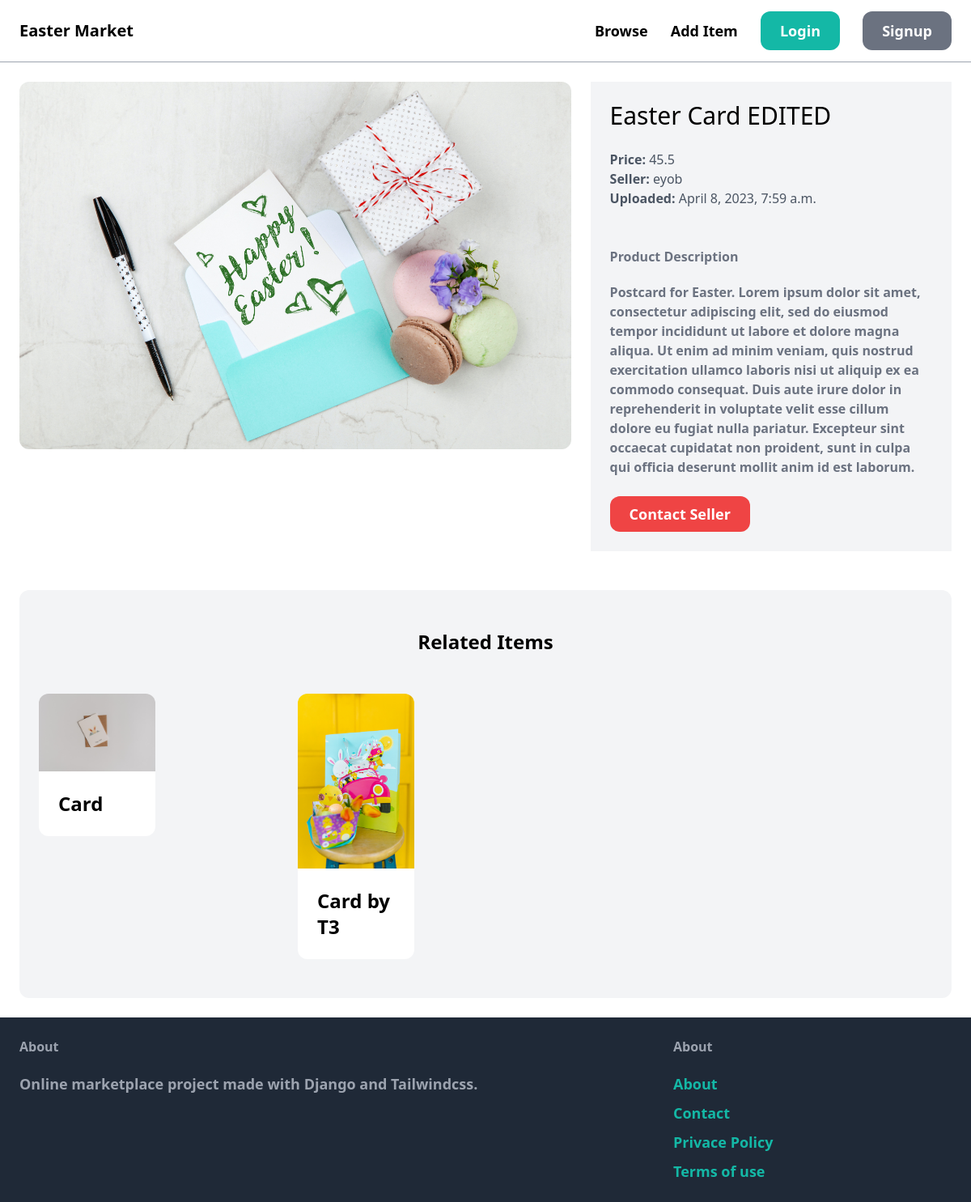
/items/3/, run on an earlier commit of the app's database.
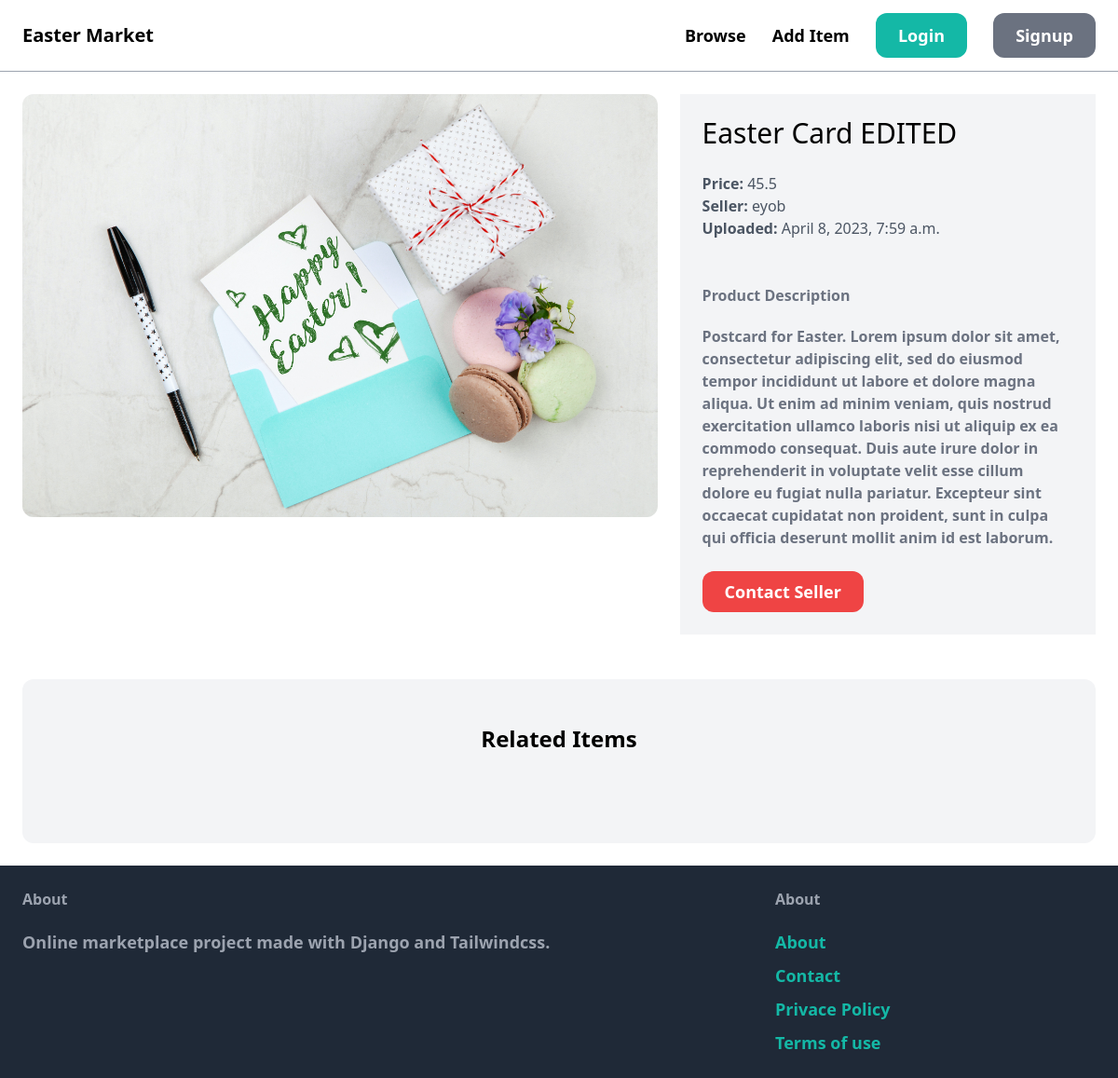
And on a later commit of the database.
### item/models.py (models this page shows, shortened)
class Item(models.Model):
    name = models.CharField(max_length=255)
    category = models.ForeignKey(Category, related_name="items", on_delete=models.CASCADE)
    description = models.TextField(blank=True, null=True)
    price = models.FloatField()
    image = models.ImageField(upload_to="items_images", blank=True, null=True)
    is_sold = models.BooleanField(default=False)
    created_by = models.ForeignKey(User, related_name="items", on_delete=models.CASCADE)
    created_at = models.DateTimeField(auto_now_add=True)

### item/views.py (the view)
# urls.py: path('<int:pk>/',views.detail, name='detail'),
def detail(request, pk):
    item = get_object_or_404(Item, pk=pk)
    related_items = Item.objects.filter(category = item.category, is_sold = False).exclude(pk=pk)[0:3]
    return render(request, 'item/detail.html', {
        'item':item,
        'related_items':related_items
    })

### item/templates/item/detail.html (shortened to what this page needs)
{% extends 'core/base.html' %}
{%block content%}
<div class="grid grid-cols-5 gap-6">
    <div class="col-span-3">
        <img src="{{item.image.url}}" class="rounded-xl">
    </div>
    <div class="col-span-2 p-6 bg-gray-100">
        <h1 class="mb-6 text-3xl">{{item.name}}</h1>
        <p class="text-gray-600"><strong>Price: </strong>{{item.price}}</p>
        <p class="text-gray-600"><strong>Seller: </strong>{{item.created_by.username}}</p>
        <p class="text-gray-600"><strong>Uploaded: </strong>{{item.created_at}}</p>
        {%if item.description%}
        <p class="text-gray-500 mt-12"><strong>Product Description</p>
            <p class="text-gray-500 mt-5">{{item.description}}</p>
        {%endif%}
        {%if request.user == item.created_by%}
            <div class="mt-5 p-6 bg-white rounded-xl">
                <p>This is your item.</p>
                <a href="{%url 'item:edit' item.id %}" class="inline-block mt-5 px-4 py-2 text-lg font-semibold bg-green-500 text-white rounded-xl hover:bg-green-700" >Edit</a>
                <a href="{%url 'item:delete' item.id %}" class="inline-block mt-5 px-4 py-2 text-lg font-semibold bg-red-500 text-white rounded-xl hover:bg-red-700" >Delete</a>
            </div>
            {%else%}
            <a href="{% url 'conversation:new' item.id %}" class="inline-block px-6 py-2 mt-6 text-lg font-semibold bg-red-500 text-white hover:bg-red-600 rounded-xl"> Contact Seller</a>
            {%endif%}
    </div>
</div>
<div class="mt-6 px-6 py-12 bg-gray-100 rounded-xl">
    <h2 class="mb-12 text-2xl text-center font-bold">Related Items</h2>
    <div class="grid grid-cols-4 gap-44">
        {%for r_item in related_items%}
            <div>
                <a href="{% url 'item:detail' r_item.id %}">
                    <img src="{{r_item.image.url}}" class="rounded-t-xl">
            <div class="p-6 bg-white rounded-b-xl">
                <h2 class="text-2xl">{{ r_item.name}}</h2>
            </div>
                </a>
            </div>
        {% endfor %}
    </div>
</div>
{%endblock%}

What changed in the data, as far as the page shows it:
removed Item: image (picture), name "Card"
removed Item: image (picture), name "Card by T3"
